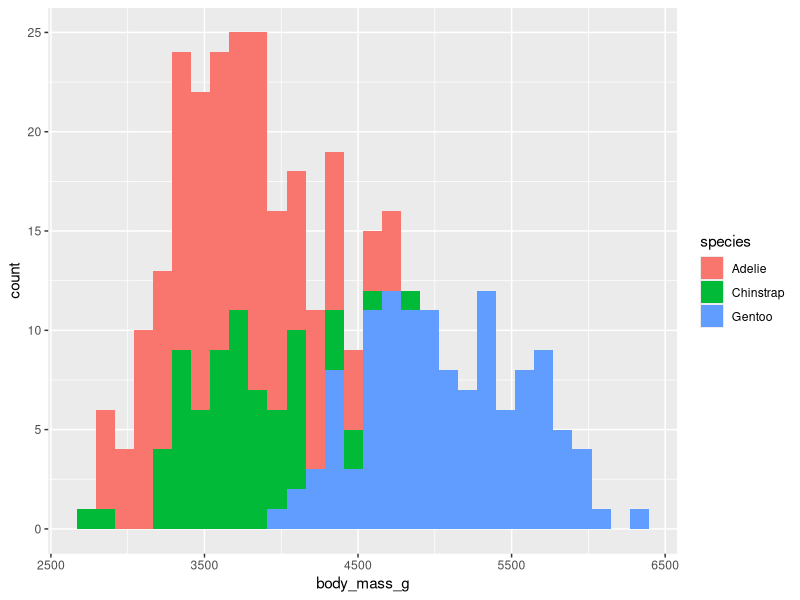
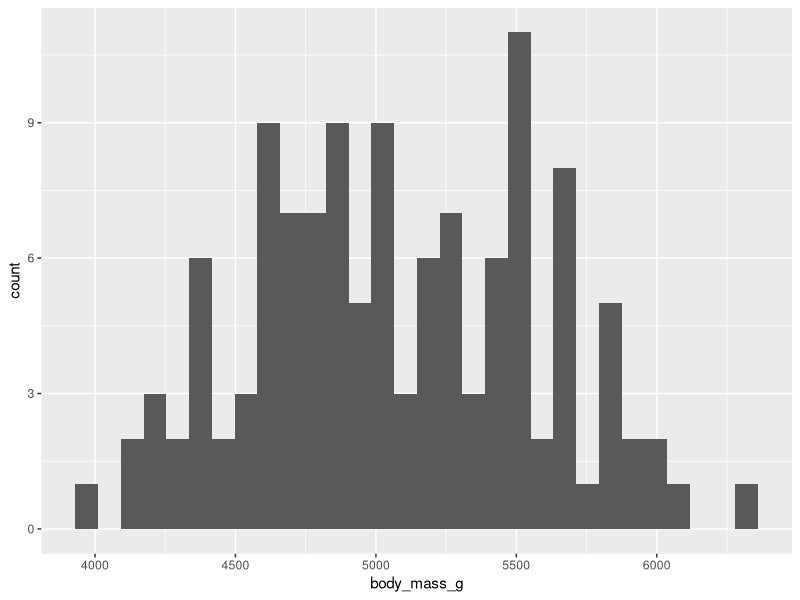
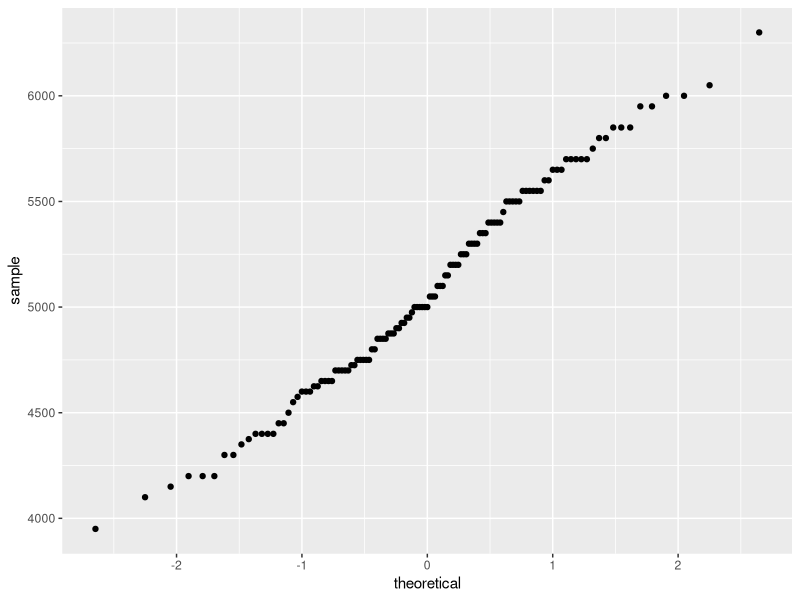
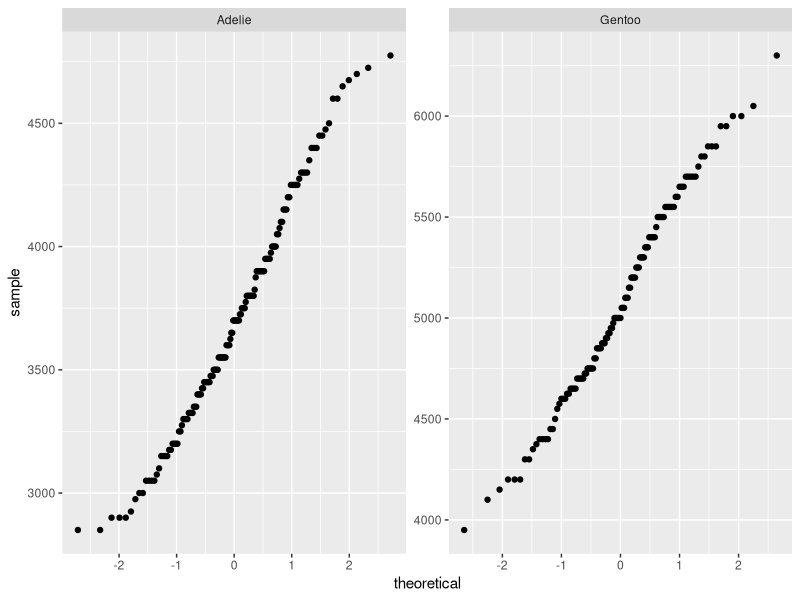
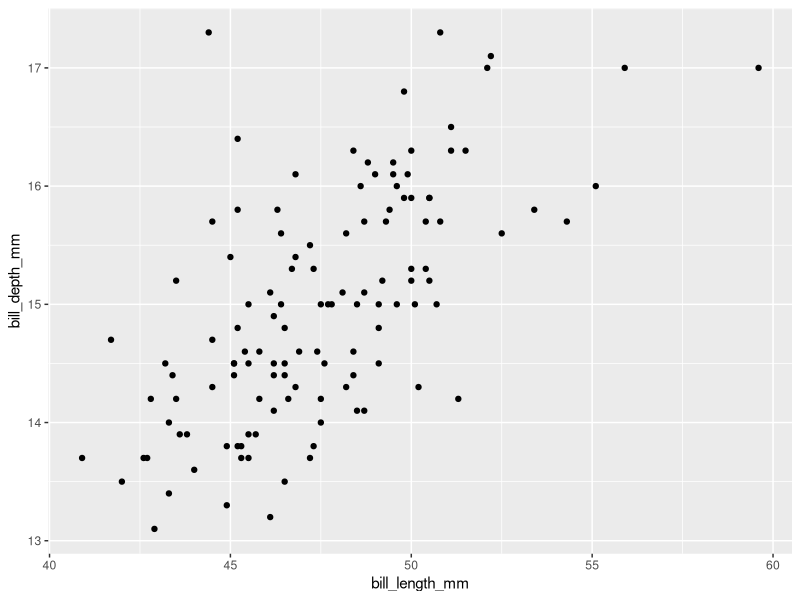
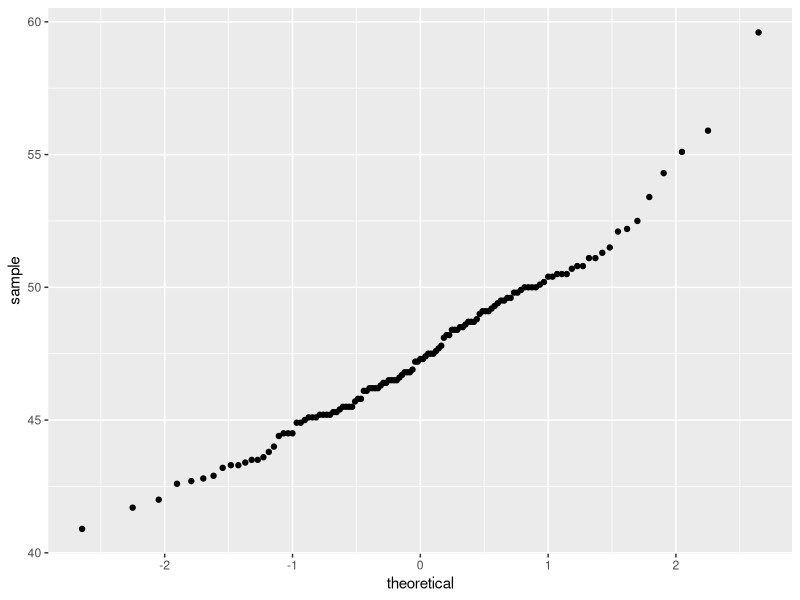
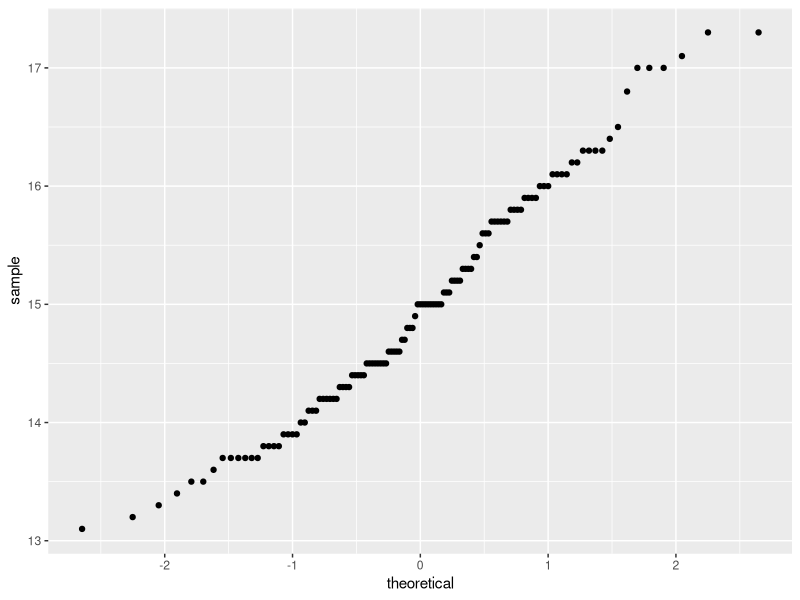
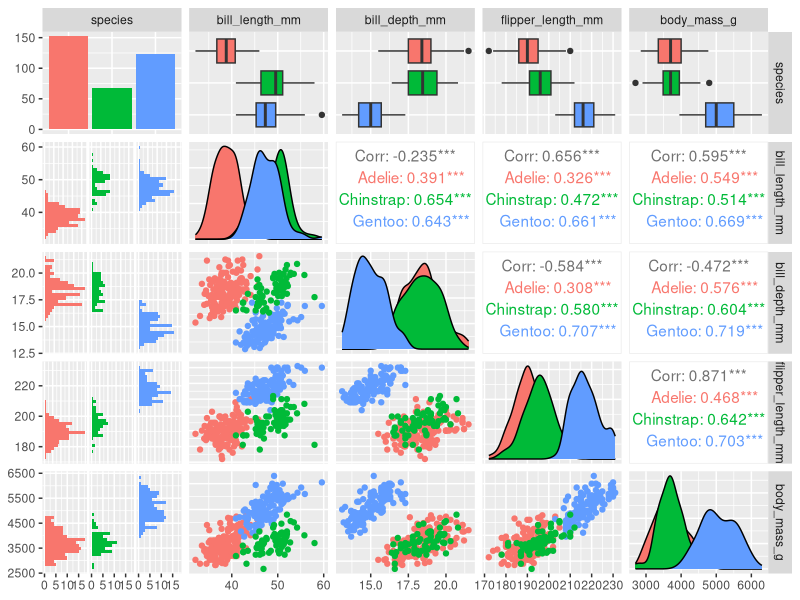

Recreate these plots in R, in order.
##EMB
##2023-02-21


library(palmerpenguins)
library(tidyverse)
library(rstatix)

head(penguins)

ggplot(data=penguins)+
  geom_histogram(aes(x=body_mass_g, fill=species))

#one-sample t-test
gentoo=penguins %>%
  filter(species=="Gentoo")
head(gentoo)

ggplot(data=gentoo)+
  geom_histogram(aes(x=body_mass_g))

ggplot(data=gentoo)+
  stat_qq(aes(sample=body_mass_g))

#theoretical/perfect normal distribution. Would give you a perfect 1 to 1 line if your data plotted
# has a good distribution

gentoo %>%
  summarize(mean_body_mass_g= mean(body_mass_g, na.rm=TRUE),
            sd_body_mass_g=sd(body_mass_g, na.rm=TRUE))

# run t test:
t.test(gentoo$body_mass_g, mu=5500) #mu= literature derived value, 5500 literature value of mass
# p value above 0.5 means mean hypothesis is true, off by 10%

t_test_results= gentoo %>%
  t_test(body_mass_g ~ 1, mu=5500) #1= 1 sample t-test

#two sample t-test

data_for_t_test= penguins %>%
  filter(species %in% c("Gentoo", "Adelie"),
         !is.na(body_mass_g)) %>%
  select(species, body_mass_g) %>%
  droplevels()


head(data_for_t_test)
summary(data_for_t_test)

data_for_t_test %>%
  group_by(species) %>%
  summarize(mean=mean(body_mass_g),
            sd=sd(body_mass_g))

ggplot(data=data_for_t_test)+
  stat_qq(aes(sample=body_mass_g))+
  facet_wrap(~species, scales="free")

#check equality of variance assumption
data_for_t_test %>%
  levene_test(body_mass_g ~species)

#if p-value is small (0.05) then use a different t-test , if higher then accept 
#the null hypothesis 

t.test(data_for_t_test$body_mass_g ~ data_for_t_test$species)
#p-value is very very small, rejecting null hypothesis that the distributions
#have a similar mean and are accepting the alt, that the distributions have a 
#different mean

#is bill length similar to bill depth (correlations)

ggplot(data=gentoo)+
  geom_point(aes(x=bill_length_mm, y=bill_depth_mm))

ggplot(data=gentoo)+
  stat_qq(aes(sample=bill_length_mm))

ggplot(data=gentoo)+
  stat_qq(aes(sample=bill_depth_mm))

cor(x=gentoo$bill_length_mm, y=gentoo$bill_depth_mm, use="complete.obs")
cor.test(x=gentoo$bill_length_mm, y=gentoo$bill_depth_mm, use="complete.obs")

gentoo %>%
  cor_test(bill_length_mm, bill_depth_mm)

head(gentoo)

cor(gentoo[ ,c(3:6)], use="complete.obs")

library(GGally)

penguins %>%
  select(species,bill_length_mm, bill_depth_mm, flipper_length_mm, body_mass_g)%>%
  GGally::ggpairs(aes(color=species))




